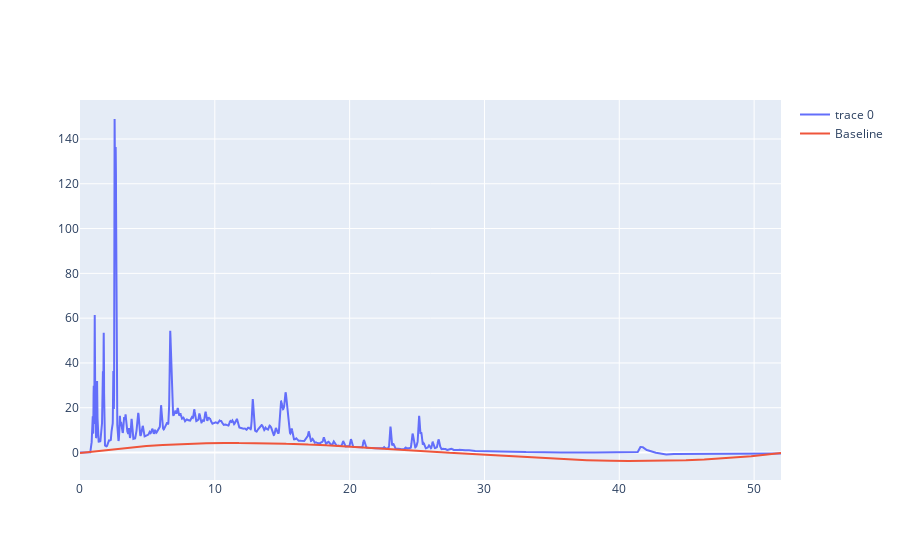

This figure's notebook cell:
### Code cell
baseline_trace = go.Scatter(
    x = koerner_260.data_df['mins'],
    y = baseline_values,
    name = 'Baseline'
)
fig.add_trace(baseline_trace)

fig.show()

### Figure 1 — Plotly figure (JSON) as saved in the notebook; plotly's stock layout.template omitted (floating-point values rounded to 4 significant figures; data arrays with more than 128 entries replaced by an {"elided": "..."} marker saying what was removed)
{"data": [{"mode": "lines", "type": "scatter", "x": {"elided": "7800 float values"}, "y": {"elided": "7800 float values"}}, {"name": "Baseline", "type": "scatter", "x": {"elided": "7800 float values"}, "y": {"elided": "7800 float values"}}], "layout": {}}
